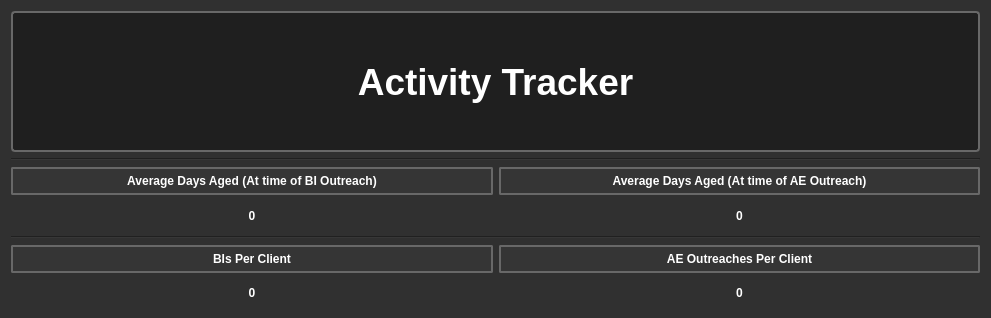
<?xml version="1.0" encoding="UTF-8"?>
<ui version="4.0">
 <class>MyActivity</class>
 <widget class="QDialog" name="MyActivity">
  <property name="geometry">
   <rect>
    <x>0</x>
    <y>0</y>
    <width>991</width>
    <height>318</height>
   </rect>
  </property>
  <property name="windowTitle">
   <string>My Activity</string>
  </property>
  <property name="styleSheet">
   <string notr="true">
QWidget {
    background-color: #303030;
    color: white;
}

QCheckBox{
    background-color: #3c3c3c;
    alignment: center
}
QAbstractButton{
    background-color: #3c3c3c;
    alignment: center
}
QLabel{
	font: 87 24pt &quot;Arial&quot;;
    font-weight: 600

}
/* Set the color of text in LineEdit to white */
QLineEdit {
    color: white;
    background-color: #3c3c3c;
}

/* Set the color of text in PushButton to white */
QPushButton {
    background-color: #7fcde1;
    color: white;
    border-radius: 4px;
    padding: 4px;
    font: 12pt &quot;Arial&quot;;
    height: 35px;

    font-weight: 800;
}

/* Add a hover effect to buttons */
QPushButton:hover {
    background: #ff9d00;
    color: #ffffff
}

/* Add a pressed effect to buttons */
QPushButton:pressed {
    background: qlineargradient(x1: 0, y1: 0, x2: 0, y2: 1,
    stop: 0 #ff9d00, stop: 1 #ffb900);
}

/* Set the color of text in TableWidget to white */
QTableWidget {
    border-radius: 10px;
    border: 2px solid #3c3c3c;
    background-color: #3c3c3c;
    color: white;
    font-weight: bold;
    font: Arial;
    gridline-color: #5f5f5f;
}

QTableCornerButton::section{
    background-color: #3c3c3c;
}
/* Add a hover effect to rows */
QTableWidget::item:hover {
    background-color: #6f6f6f;
    color: #7fcde1;
}

/* Add a hover effect to rows */
QTableWidget::item:selected {
    background-color: #6f6f6f;
    color: #7fcde1;

}

/* Set the color of text in TableWidget header to white */
QHeaderView::section {
    border-radius: 1px;

    color: white;
    background-color: #3c3c3c;
    font: 9pt Arial;
    font-weight: bold;
}

QScrollBar:vertical{
    border: none;
    background-color: #303030;
    width: 14px;
    margin: 15px 0 15px 0;
    border-radius: 0px;
}

/*  HANDLE BAR VERTICAL */
QScrollBar::handle:vertical {
	background-color: #6f6f6f;
	min-height: 30px;
	border-radius: 7px;
}
QScrollBar::handle:vertical:hover{
	background-color: #ff9d00;
}
QScrollBar::handle:vertical:pressed {
	background-color: #ffb900;
}

/* BTN TOP - SCROLLBAR */
QScrollBar::sub-line:vertical {
	border: none;
	background-color: #303030;
	height: 15px;
	border-top-left-radius: 7px;
	border-top-right-radius: 7px;
	subcontrol-position: top;
	subcontrol-origin: margin;
}

QScrollBar::sub-line:vertical:pressed {
	background-color: #ffb900;
}

/* BTN BOTTOM - SCROLLBAR */
QScrollBar::add-line:vertical {
	border: none;
	background-color: #303030;
	height: 15px;
	border-bottom-left-radius: 7px;
	border-bottom-right-radius: 7px;
	subcontrol-position: bottom;
	subcontrol-origin: margin;
}

QScrollBar::add-line:vertical:pressed {
	background-color: #ffb900;
}


/* RESET ARROW */
QScrollBar::up-arrow:vertical, QScrollBar::down-arrow:vertical {
	background: none;
}
QScrollBar::add-page:vertical, QScrollBar::sub-page:vertical {
	background: none;
}


/* HORIZONTAL SCROLLBAR - HOMEWORK */
QScrollBar:horizontal {
    border: none;
    background-color: #303030;
    height: 14px;
    margin: 0 15px 0 15px;
    border-radius: 0px;
}
QScrollBar::handle:horizontal {
	background-color: #6f6f6f;
	min-width: 30px;
	border-radius: 7px;
}

QScrollBar::handle:horizontal:hover{
	background-color: #ff9d00;
}
QScrollBar::handle:horizontal:pressed {
	background-color: #ffb900;
}
QScrollBar::add-line:horizontal {
	border: none;
	background-color: #303030;
	width: 15px;
	border-bottom-right-radius: 7px;
	border-top-right-radius: 7px;
	subcontrol-position: right;
	subcontrol-origin: margin;
}
QScrollBar::sub-line:horizontal {
	border: none;
	background-color: #303030;
	width: 15px;
	border-top-left-radius: 7px;
	border-bottom-left-radius: 7px;
	subcontrol-position: left;
	subcontrol-origin: margin;
}
QScrollBar::up-arrow:horizontal, QScrollBar::down-arrow:horizontal{

    background: none;
}
QScrollBar::add-page:horizontal, QScrollBar::sub-page:horizontal{

    background: none;
}

QDateTimeEdit::up-button {
    font: 87 8pt &quot;Arial&quot;;
    width: 20px;
    height: 20px;

}



QDateTimeEdit::down-button {
    font: 87 8pt &quot;Arial&quot;;
    width: 20px;
    height: 20px;

}
</string>
  </property>
  <layout class="QVBoxLayout" name="verticalLayout">
   <item>
    <widget class="QLabel" name="label">
     <property name="styleSheet">
      <string notr="true">font: 28pt Arial;
font-weight: 500;
background-color: rgb(31, 31, 31);
border: 2px solid rgb(104, 104, 104);
border-radius: 4px;
</string>
     </property>
     <property name="text">
      <string>Activity Tracker</string>
     </property>
     <property name="alignment">
      <set>Qt::AlignCenter</set>
     </property>
    </widget>
   </item>
   <item>
    <widget class="Line" name="line">
     <property name="orientation">
      <enum>Qt::Horizontal</enum>
     </property>
    </widget>
   </item>
   <item>
    <layout class="QGridLayout" name="gridLayout">
     <item row="3" column="1">
      <widget class="QLabel" name="ae_per_client">
       <property name="maximumSize">
        <size>
         <width>16777215</width>
         <height>35</height>
        </size>
       </property>
       <property name="styleSheet">
        <string notr="true">font: 11pt &quot;Arial&quot;;
font-weight: 600;

background-color: rgb(53, 53, 53);
border: 2px solid rgb(104, 104, 104);
border-radius: 2px;</string>
       </property>
       <property name="text">
        <string>AE Outreaches Per Client</string>
       </property>
       <property name="alignment">
        <set>Qt::AlignCenter</set>
       </property>
      </widget>
     </item>
     <item row="4" column="1">
      <widget class="QLabel" name="ae_per_client_number">
       <property name="styleSheet">
        <string notr="true">font: 10pt &quot;Arial&quot;;</string>
       </property>
       <property name="text">
        <string>0</string>
       </property>
       <property name="alignment">
        <set>Qt::AlignCenter</set>
       </property>
      </widget>
     </item>
     <item row="2" column="0" colspan="2">
      <widget class="Line" name="line_2">
       <property name="orientation">
        <enum>Qt::Horizontal</enum>
       </property>
      </widget>
     </item>
     <item row="1" column="0">
      <widget class="QLabel" name="averageBI_number">
       <property name="styleSheet">
        <string notr="true">font: 10pt &quot;Arial&quot;;</string>
       </property>
       <property name="text">
        <string>0</string>
       </property>
       <property name="alignment">
        <set>Qt::AlignCenter</set>
       </property>
      </widget>
     </item>
     <item row="4" column="0">
      <widget class="QLabel" name="bi_per_client_number">
       <property name="styleSheet">
        <string notr="true">font: 10pt &quot;Arial&quot;;</string>
       </property>
       <property name="text">
        <string>0</string>
       </property>
       <property name="alignment">
        <set>Qt::AlignCenter</set>
       </property>
      </widget>
     </item>
     <item row="3" column="0">
      <widget class="QLabel" name="bi_per_client">
       <property name="maximumSize">
        <size>
         <width>16777215</width>
         <height>35</height>
        </size>
       </property>
       <property name="styleSheet">
        <string notr="true">font: 11pt &quot;Arial&quot;;
font-weight: 600;

background-color: rgb(53, 53, 53);
border: 2px solid rgb(104, 104, 104);
border-radius: 2px;</string>
       </property>
       <property name="text">
        <string>BIs Per Client</string>
       </property>
       <property name="alignment">
        <set>Qt::AlignCenter</set>
       </property>
      </widget>
     </item>
     <item row="0" column="1">
      <widget class="QLabel" name="averageAE">
       <property name="maximumSize">
        <size>
         <width>16777215</width>
         <height>35</height>
        </size>
       </property>
       <property name="styleSheet">
        <string notr="true">font: 11pt &quot;Arial&quot;;
font-weight: 600;

background-color: rgb(53, 53, 53);
border: 2px solid rgb(104, 104, 104);
border-radius: 2px;</string>
       </property>
       <property name="text">
        <string>Average Days Aged (At time of AE Outreach)</string>
       </property>
       <property name="alignment">
        <set>Qt::AlignCenter</set>
       </property>
      </widget>
     </item>
     <item row="0" column="0">
      <widget class="QLabel" name="averageBI">
       <property name="maximumSize">
        <size>
         <width>16777215</width>
         <height>35</height>
        </size>
       </property>
       <property name="styleSheet">
        <string notr="true">font: 11pt &quot;Arial&quot;;
font-weight: 600;

background-color: rgb(53, 53, 53);
border: 2px solid rgb(104, 104, 104);
border-radius: 2px;</string>
       </property>
       <property name="text">
        <string>Average Days Aged (At time of BI Outreach)</string>
       </property>
       <property name="alignment">
        <set>Qt::AlignCenter</set>
       </property>
      </widget>
     </item>
     <item row="1" column="1">
      <widget class="QLabel" name="averageAE_number">
       <property name="styleSheet">
        <string notr="true">font: 10pt &quot;Arial&quot;;</string>
       </property>
       <property name="text">
        <string>0</string>
       </property>
       <property name="alignment">
        <set>Qt::AlignCenter</set>
       </property>
      </widget>
     </item>
    </layout>
   </item>
  </layout>
 </widget>
 <resources/>
 <connections/>
</ui>
